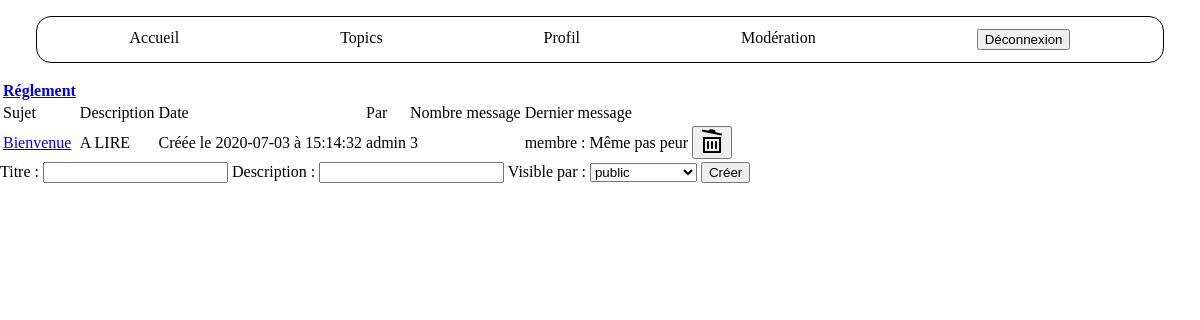
Page /conversation.php?id_topic=5 (signed in) on the committed database.
### tables this page shows
CREATE TABLE IF NOT EXISTS `topics` (
  `id` int(11) NOT NULL AUTO_INCREMENT,
  `id_utilisateur` int(11) NOT NULL,
  `titre` varchar(140) NOT NULL,
  `description` varchar(255) NOT NULL,
  `id_confidentialite` int(11) NOT NULL,
  `date` datetime NOT NULL DEFAULT current_timestamp(),
  PRIMARY KEY (`id`)
);

CREATE TABLE IF NOT EXISTS `conversations` (
  `id` int(11) NOT NULL AUTO_INCREMENT,
  `id_utilisateur` int(11) NOT NULL,
  `id_topic` int(11) NOT NULL,
  `titre` varchar(140) NOT NULL,
  `description` varchar(255) NOT NULL,
  `date` datetime NOT NULL DEFAULT current_timestamp(),
  `id_confidentialite` int(11) NOT NULL,
  PRIMARY KEY (`id`),
  KEY `id_topic` (`id_topic`)
);

CREATE TABLE IF NOT EXISTS `utilisateurs` (
  `id` int(11) NOT NULL AUTO_INCREMENT,
  `login` varchar(80) NOT NULL,
  `mdp` varchar(80) NOT NULL,
  `nom` varchar(255) NOT NULL,
  `prenom` varchar(255) NOT NULL,
  `mail` varchar(255) NOT NULL,
  `avatar` varchar(255) DEFAULT NULL,
  `id_confidentialite` int(11) NOT NULL DEFAULT 2,
  PRIMARY KEY (`id`)
);

CREATE TABLE IF NOT EXISTS `messages` (
  `id` int(11) NOT NULL AUTO_INCREMENT,
  `id_conversation` int(11) NOT NULL,
  `id_utilisateur` int(11) NOT NULL,
  `message` varchar(255) NOT NULL,
  `date` datetime DEFAULT current_timestamp(),
  PRIMARY KEY (`id`),
  KEY `id_conversation` (`id_conversation`)
);

### include/php_conversation.php (called while the page is built, shortened)
<?php
    require_once 'fonctions/fonction_conversation.php';
    $connexionbdd = connexionbdd();
    if(isset($_GET["id_topic"]))
        {
            $id_topic = $_GET["id_topic"];
            $requete_titre_topic = "SELECT titre FROM topics WHERE id=$id_topic";
            $query_titre_topic = mysqli_query($connexionbdd, $requete_titre_topic);
            $resultat_titre_topic = mysqli_fetch_all($query_titre_topic, MYSQLI_ASSOC);
            $titre_topic = $resultat_titre_topic[0]["titre"];
            if(isset($_SESSION["id_confidentialite"]) && ($_SESSION["id_confidentialite"]==3 || $_SESSION["id_confidentialite"]==4))
                {
                    $requete_conversation = "SELECT * FROM utilisateurs INNER JOIN conversations ON conversations.id_utilisateur=utilisateurs.id WHERE id_topic=$id_topic";
                }
        }
    else
        {
            header("location:topic.php");
        }
    $query_conversation = mysqli_query($connexionbdd, $requete_conversation);
    $conversation = mysqli_fetch_all($query_conversation, MYSQLI_ASSOC);
?>

### fonctions/fonction_conversation.php (the view, shortened to what this page needs)
<?php
function form_conv()
    {
        $connexionbdd = connexionbdd();
        $requete_rang = "SELECT * FROM confidentialite";
        $query_rang = mysqli_query($connexionbdd, $requete_rang);
        $rang = mysqli_fetch_all($query_rang, MYSQLI_ASSOC);
        ?>
            <form action="" method="POST">
                <label for="titre">Titre :</label>
                <input type="text" id="titre" name="titre" required>
                <label for="description">Description :</label>
                <input type="text" id="decription" name="description" required>
                <label for="confidentialite">Visible par :</label>
                        <select name="confidentialite" id="confidentialite" required>
                        <?php
                            foreach($rang as $role => $info_rang)
                                {
                                    ?>
                                    <option value="<?php echo $info_rang["id"];?>"><?php echo $info_rang["rang"];?></option>
                                    <?php
                                }
                        ?>
                        </select>
                <input type="submit" name="crea_conv" value="Créer">
            </form>
            <?php
    }
function date_conv($info_conv)
    {
        $date = explode(" ", $info_conv["date"]);
        $jour = $date[0];
        $heure = $date[1];
        echo "Créée le " . $jour . " à " . $heure;
    }
function count_message($info_conv)
    {
        $id = $info_conv["id"];
        $connexionbdd = connexionbdd();
        $requete_message = "SELECT COUNT(id) FROM messages WHERE id_conversation=$id";
        $query_message = mysqli_query($connexionbdd, $requete_message);
        $count_message = mysqli_fetch_all($query_message, MYSQLI_ASSOC);
        ?>
            <td><?php echo $count_message[0]["COUNT(id)"];?></td>
        <?php
        return $count_message;
    }
function dernier_msg($id_conversation)
    {
        $connexionbdd = connexionbdd();
        $requete_max_id = "SELECT MAX(id) FROM messages WHERE id_conversation=$id_conversation";
        $query_requete_max_id = mysqli_query($connexionbdd, $requete_max_id);
        $resultat_max_id = mysqli_fetch_all($query_requete_max_id, MYSQLI_ASSOC);
        $max_id = $resultat_max_id[0]["MAX(id)"];
        if(!empty($max_id))
            {
                $requete_last_msg = "SELECT message,date, login FROM utilisateurs INNER JOIN messages ON messages.id_utilisateur=utilisateurs.id WHERE id_conversation=$id_conversation AND messages.id=$max_id";
                $query_last_msg = mysqli_query($connexionbdd, $requete_last_msg);
                $last_msg = mysqli_fetch_all($query_last_msg, MYSQLI_ASSOC);
                ?>
                <td><?php echo $last_msg[0]["login"];?> : <?php echo $last_msg[0]["message"];?></td>
                <?php
            }
        else
            {
                ?>
                <td></td>
                <?php
            }
    }
function suppressionconversation($info_conv)
    {
        if(isset($_SESSION["id_confidentialite"]) && $_SESSION["id_confidentialite"]==4)
            {
                ?>
                <td><button><a href="include/suppression.php?sup_conv=<?php echo $info_conv["id"];?>" onclick="return confirm('Supprimer : <?=$info_conv['titre'];?> ?')"><img src="image/trash.png" alt="logo poubelle"></a></button></td>
                <?php
            }
    }
?>

### conversation.php (shortened to what this page needs)
<?php
    include 'include/php_conversation.php';
?>
<!DOCTYPE html>
<html>
<head>
    <link rel="stylesheet" href="css/style.css"/>
    <link rel="stylesheet" href="css/style.css">
</head>
<body>
    <header>
        <?php include 'include/header.php';?>
    </header>
    <main>
        <?php
            if(empty($conversation))
                {
                    ?>
                    <p>Il n'y a pas encore de conversations dans <b><?php echo $titre_topic;?><b></p>
                    <?php
                    if(!isset($_SESSION["login"]))
                        {
                            ?>
                            <p>Si tu souhaites créer une conversation, je t'invite à <a href="inscription.php">t'inscire</a> et/ou à te <a href="connexion.php">connecter</a></p>
                            <?php
                        }
                }
            else
                {
                    ?>
                    <table>
                        <thead>
                            <th><a href="topic.php"><?php echo $titre_topic;?></a></th>
                        </thead>
                        <tbody>
                            <tr>
                                <td>Sujet</td>
                                <td>Description</td>
                                <td>Date</td>
                                <td>Par</td>
                                <td>Nombre message</td>
                                <td>Dernier message</td>
                            </tr>
                    <?php
                    foreach($conversation as $nbconversation => $info_conv)
                        {
                            ?>
                            <tr>
                                <td><a href="messages.php?id_conv=<?php echo $info_conv["id"];?>"><?php echo $info_conv["titre"]; ?></a></td>
                                <td><?php echo $info_conv["description"];?></td>
                                <td><?php date_conv($info_conv);?></td>
                                <td><?php echo $info_conv["login"];?></td>
                                <?php count_message($info_conv); ?>
                                <?php dernier_msg($info_conv["id"]); ?>
                                <?php suppressionconversation($info_conv);?>
                            </tr>
                            <?php
                        }
                            ?>
                        </tbody>
                    </table>
                                    <?php
                }
        ?>
        <?php
            if(isset($_SESSION["login"]))
                {
                    form_conv();
                        ?>
                        <?php
                }
        ?>
    </main>
</body>
</html>

### css/style.css (style rules this page uses)
html { margin: 0; height: 100%; }
body { display: flex; flex-direction: column; margin: 0; height: 100%; }

### rows in the picture
topics: titre "Réglement"
conversations: titre "Bienvenue", description "A LIRE", date "2020-07-03", date "15:14:32", id_utilisateur.login "admin", COUNT "3", utilisateurs.login "membre", messages.message "Même pas peur"

### other values in the picture
form field confidentialite "public"
